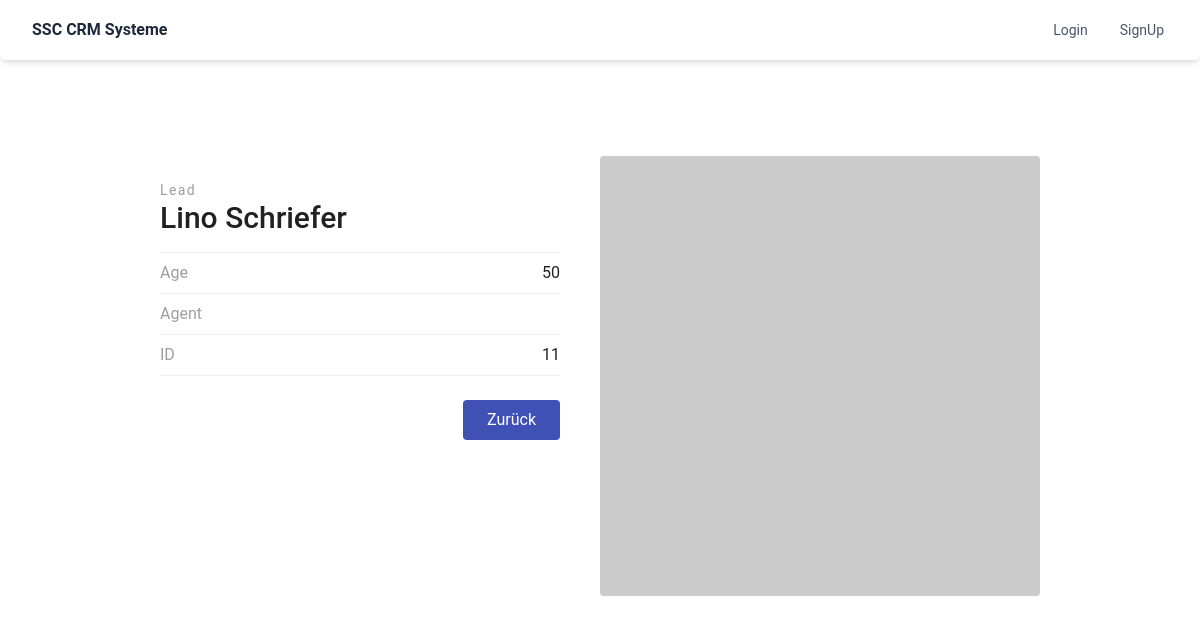
Page /leads/11/ on the earlier database version.
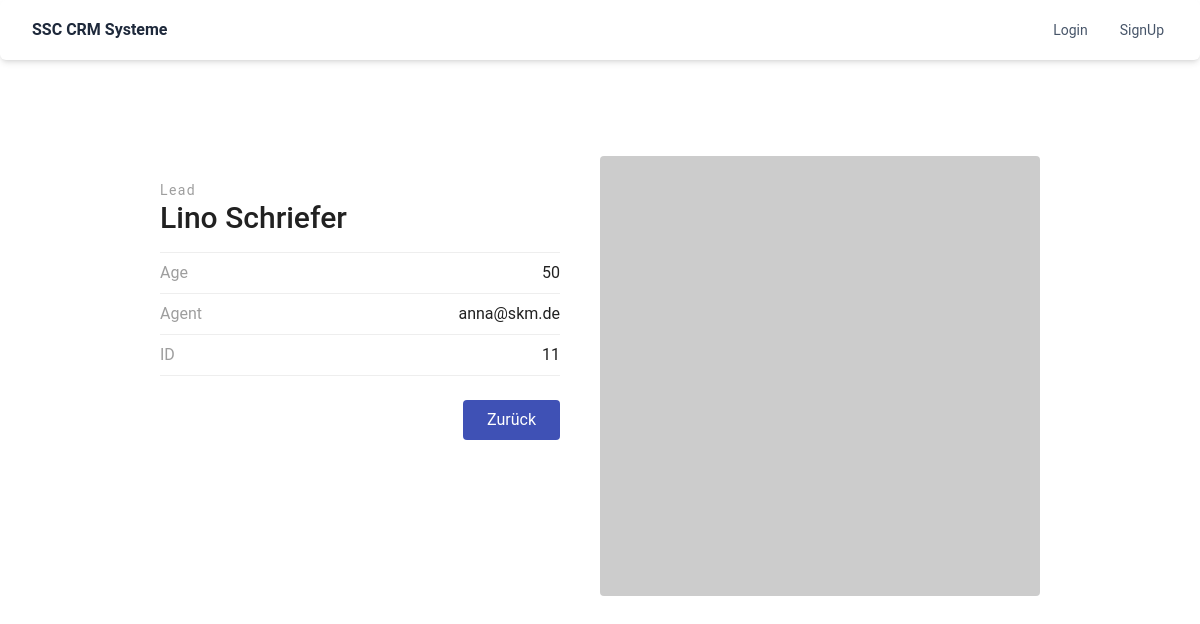
Same page on the later database version.
### leads/models.py (models this page shows, shortened)
class Lead(models.Model):
    first_name = models.CharField(max_length=20)
    last_name = models.CharField(max_length=20)
    age = models.IntegerField(default=0)
    agent = models.ForeignKey("Agent",on_delete=models.CASCADE)

class Agent(models.Model):
    user = models.OneToOneField(User, on_delete=models.CASCADE)
    def __str__(self):
        return self.user.email

class User(AbstractUser):
    pass

### leads/views.py (the view)
# urls.py: path('<int:pk>/',LeadDetailView.as_view(), name='lead_detail'),
class LeadDetailView(generic.DetailView):
    template_name = 'leads/lead_detail.html'
    queryset = Lead.objects.all()
    context_object_name = 'lead'

### templates/leads/lead_detail.html (shortened to what this page needs)
{% extends "../base.html" %}
{% load static %}
{% block start %}
<section class="text-gray-600 body-font overflow-hidden">
    <div class="container px-5 py-24 mx-auto">
      <div class="lg:w-4/5 mx-auto flex flex-wrap">
        <div class="lg:w-1/2 w-full lg:pr-10 lg:py-6 mb-6 lg:mb-0">
          <h2 class="text-sm title-font text-gray-500 tracking-widest">Lead</h2>
          <h1 class="text-gray-900 text-3xl title-font font-medium mb-4">{{lead.first_name}} {{lead.last_name}}  </h1>
          <div class="flex border-t border-gray-200 py-2">
            <span class="text-gray-500">Age</span>
            <span class="ml-auto text-gray-900">{{ lead.age }} </span>
          </div>
          <div class="flex border-t border-gray-200 py-2">
            <span class="text-gray-500">Agent</span>
            <span class="ml-auto text-gray-900"> {{ lead.agent }} </span>
          </div>
          <div class="flex border-t border-b mb-6 border-gray-200 py-2">
            <span class="text-gray-500">ID</span>
            <span class="ml-auto text-gray-900">{{ lead.id }} </span>
          </div>
          <div class="flex">
            <a href="{% url "leads:lead_view" %}" class="flex ml-auto text-white bg-indigo-500 border-0 py-2 px-6 focus:outline-none hover:bg-indigo-600 rounded">Zurück</a>
          </div>
        </div>
        <img alt="ecommerce" class="lg:w-1/2 w-full lg:h-auto h-64 object-cover object-center rounded" src="https://dummyimage.com/400x400">
      </div>
    </div>
  </section>
{% endblock start %}

### templates/base.html (shortened to what this page needs)
{% load static %}
<!DOCTYPE html>
<html lang="de-DE">
  <head>
    <link rel="stylesheet" href="{% static 'src/output.css' %}">
  </head>
  <body>
      {% include "leads/navbar.html" %}
      {% block start %}
      {% endblock start %}
  </body>
</html>

### templates/leads/navbar.html
<nav class="block w-full max-w-screen-2xl px-4 py-2 text-white bg-white shadow-md rounded-md lg:px-8 lg:py-3 ">
    <div class="container flex flex-wrap items-center justify-between mx-auto text-slate-800">
      <a href="{% url "leads:lead_view" %}"
        class="mr-4 block cursor-pointer py-1.5 text-base text-slate-800 font-semibold">
        SSC CRM Systeme
      </a>
      <div class="block">
        <ul class="flex flex-col gap-2 mt-2 mb-4 lg:mb-0 lg:mt-0 lg:flex-row lg:items-center lg:gap-6">
          {% if request.user.is_authenticated %}
          <li
            class="flex items-center p-1 text-sm gap-x-2 text-slate-600">
            <a href="{% url "leads:lead_create" %}" class="flex items-center">
              Create Lead
            </a>
          </li>
          <li
          class="flex items-center p-1 text-sm gap-x-2 text-slate-600">
         <form method="post" action="{% url 'logout' %}" >
            {% csrf_token %}
            <button type="submit">logout</button>
         </form>
        </li>
          <small> Eingeloggt als: {{ request.user.username }}
          </small>
          {% else %}
          <li
            class="flex items-center p-1 text-sm gap-x-2 text-slate-600">
            <a href="{% url "login" %}" class="flex items-center">
              Login
            </a>
          </li>
          <li
          class="flex items-center p-1 text-sm gap-x-2 text-slate-600">
          <a href="#" class="flex items-center">
            SignUp
          </a>
        </li>
          {% endif %}
        </ul>
      </div>
    </div>
  </nav>

Differences in the rows shown:
changed Lead "Lino": agent (not shown) → "anna@skm.de"
